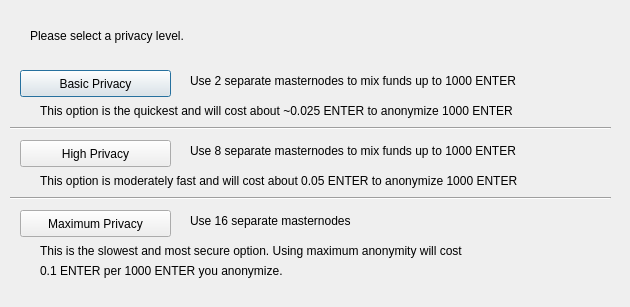
<?xml version="1.0" encoding="UTF-8"?>
<ui version="4.0">
 <class>DarksendConfig</class>
 <widget class="QDialog" name="DarksendConfig">
  <property name="geometry">
   <rect>
    <x>0</x>
    <y>0</y>
    <width>630</width>
    <height>307</height>
   </rect>
  </property>
  <property name="windowTitle">
   <string>Configure PrivateSend</string>
  </property>
  <widget class="QPushButton" name="buttonBasic">
   <property name="geometry">
    <rect>
     <x>20</x>
     <y>70</y>
     <width>151</width>
     <height>27</height>
    </rect>
   </property>
   <property name="text">
    <string>Basic Privacy</string>
   </property>
  </widget>
  <widget class="QPushButton" name="buttonHigh">
   <property name="geometry">
    <rect>
     <x>20</x>
     <y>140</y>
     <width>151</width>
     <height>27</height>
    </rect>
   </property>
   <property name="text">
    <string>High Privacy</string>
   </property>
  </widget>
  <widget class="QPushButton" name="buttonMax">
   <property name="geometry">
    <rect>
     <x>20</x>
     <y>210</y>
     <width>151</width>
     <height>27</height>
    </rect>
   </property>
   <property name="text">
    <string>Maximum Privacy</string>
   </property>
  </widget>
  <widget class="QLabel" name="label">
   <property name="geometry">
    <rect>
     <x>30</x>
     <y>20</y>
     <width>571</width>
     <height>31</height>
    </rect>
   </property>
   <property name="text">
    <string>Please select a privacy level.</string>
   </property>
  </widget>
  <widget class="QLabel" name="label_2">
   <property name="geometry">
    <rect>
     <x>190</x>
     <y>70</y>
     <width>421</width>
     <height>21</height>
    </rect>
   </property>
   <property name="text">
    <string>Use 2 separate masternodes to mix funds up to 1000 ENTER</string>
   </property>
  </widget>
  <widget class="QLabel" name="label_3">
   <property name="geometry">
    <rect>
     <x>190</x>
     <y>140</y>
     <width>411</width>
     <height>21</height>
    </rect>
   </property>
   <property name="text">
    <string>Use 8 separate masternodes to mix funds up to 1000 ENTER</string>
   </property>
  </widget>
  <widget class="QLabel" name="label_4">
   <property name="geometry">
    <rect>
     <x>190</x>
     <y>210</y>
     <width>421</width>
     <height>21</height>
    </rect>
   </property>
   <property name="text">
    <string>Use 16 separate masternodes</string>
   </property>
  </widget>
  <widget class="QLabel" name="label_6">
   <property name="geometry">
    <rect>
     <x>40</x>
     <y>100</y>
     <width>561</width>
     <height>21</height>
    </rect>
   </property>
   <property name="text">
    <string>This option is the quickest and will cost about ~0.025 ENTER to anonymize 1000 ENTER</string>
   </property>
  </widget>
  <widget class="QLabel" name="label_7">
   <property name="geometry">
    <rect>
     <x>40</x>
     <y>170</y>
     <width>561</width>
     <height>21</height>
    </rect>
   </property>
   <property name="text">
    <string>This option is moderately fast and will cost about 0.05 ENTER to anonymize 1000 ENTER</string>
   </property>
  </widget>
  <widget class="QLabel" name="label_8">
   <property name="geometry">
    <rect>
     <x>40</x>
     <y>240</y>
     <width>561</width>
     <height>21</height>
    </rect>
   </property>
   <property name="text">
    <string>This is the slowest and most secure option. Using maximum anonymity will cost</string>
   </property>
  </widget>
  <widget class="QLabel" name="label_9">
   <property name="geometry">
    <rect>
     <x>40</x>
     <y>260</y>
     <width>561</width>
     <height>21</height>
    </rect>
   </property>
   <property name="text">
    <string>0.1 ENTER per 1000 ENTER you anonymize.</string>
   </property>
  </widget>
  <widget class="Line" name="line">
   <property name="geometry">
    <rect>
     <x>10</x>
     <y>120</y>
     <width>601</width>
     <height>16</height>
    </rect>
   </property>
   <property name="orientation">
    <enum>Qt::Horizontal</enum>
   </property>
  </widget>
  <widget class="Line" name="line_2">
   <property name="geometry">
    <rect>
     <x>10</x>
     <y>190</y>
     <width>601</width>
     <height>16</height>
    </rect>
   </property>
   <property name="orientation">
    <enum>Qt::Horizontal</enum>
   </property>
  </widget>
 </widget>
 <resources/>
 <connections/>
</ui>
